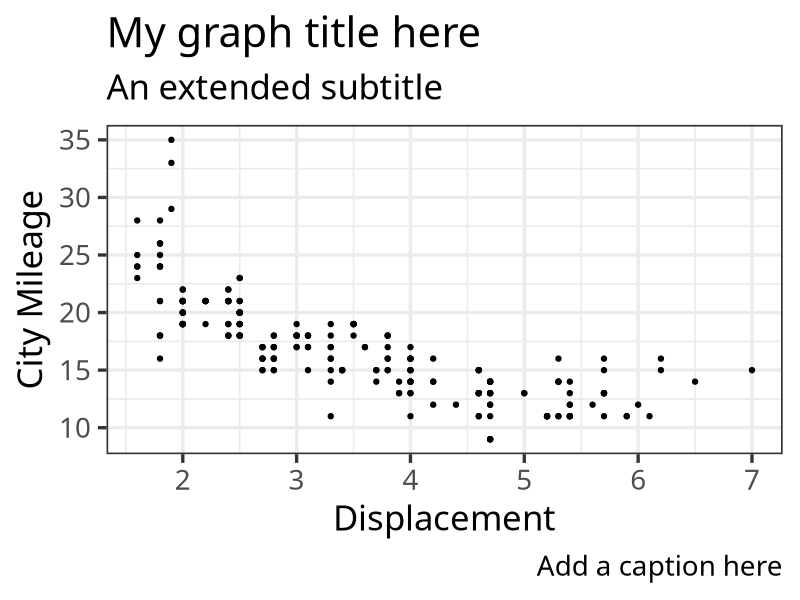
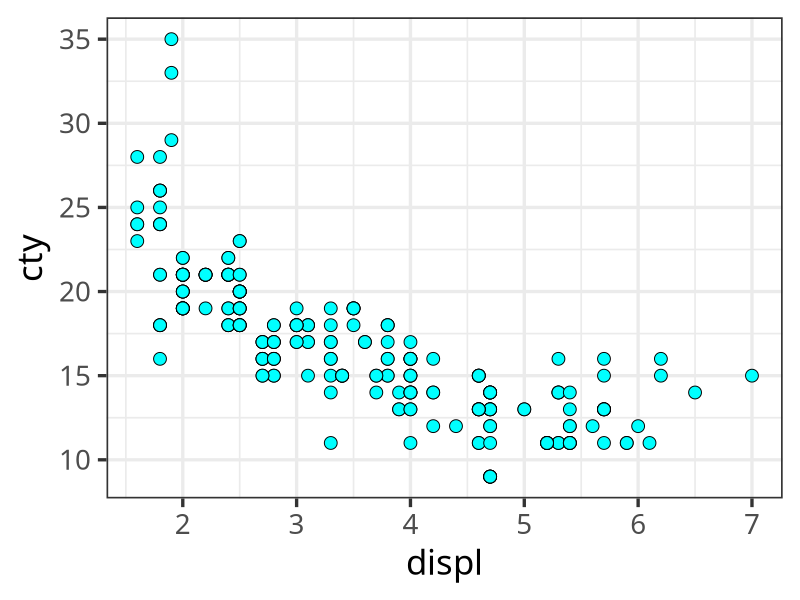
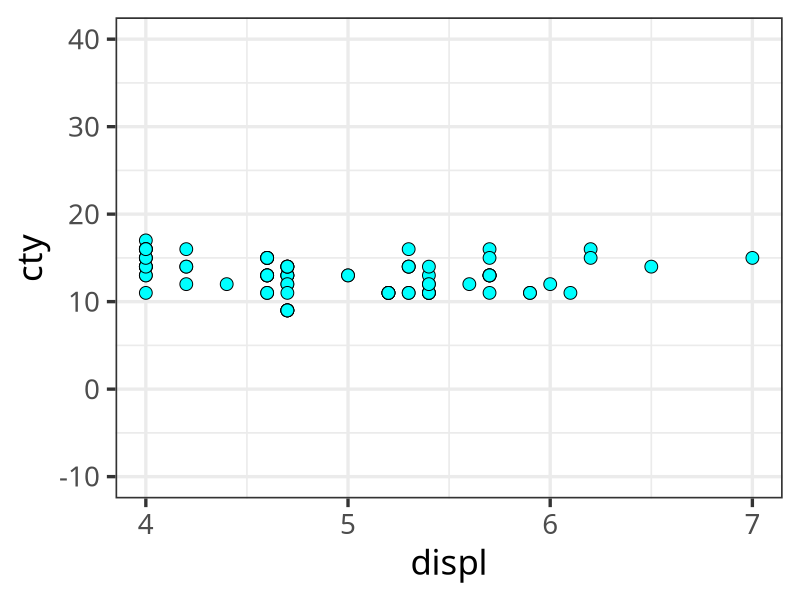
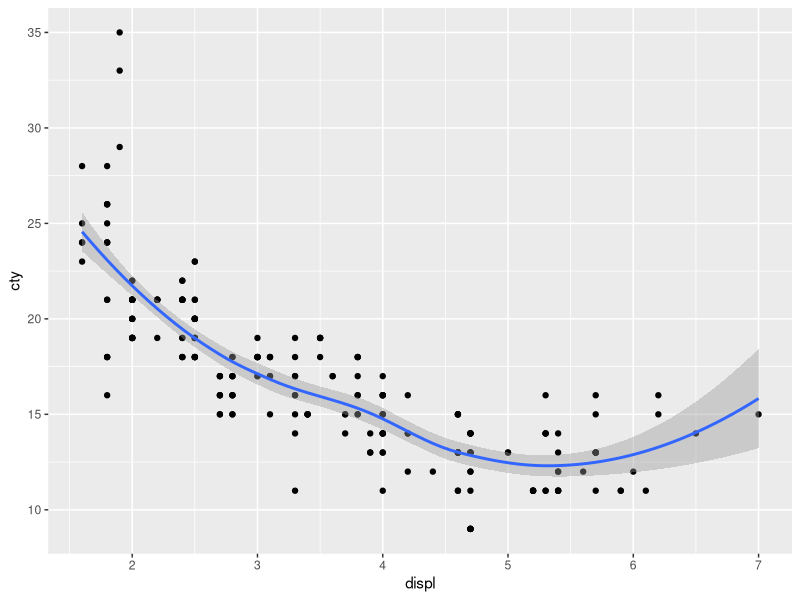
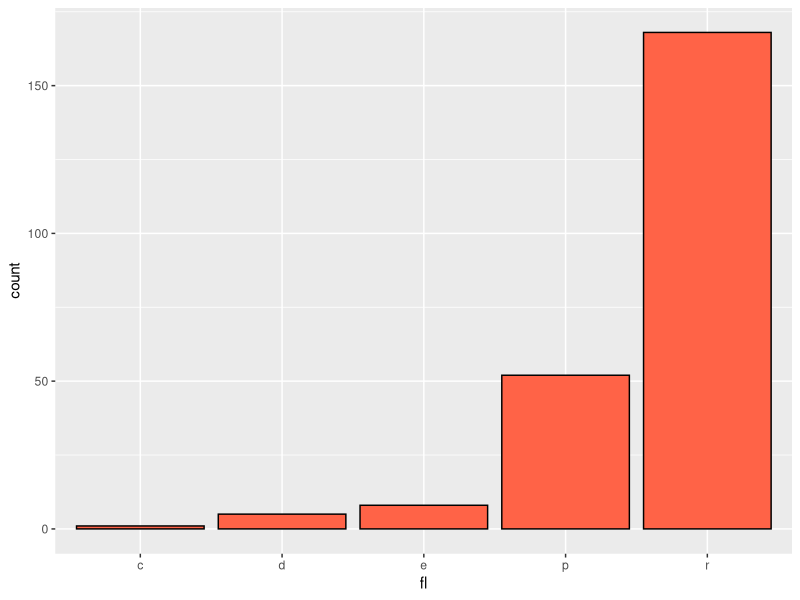
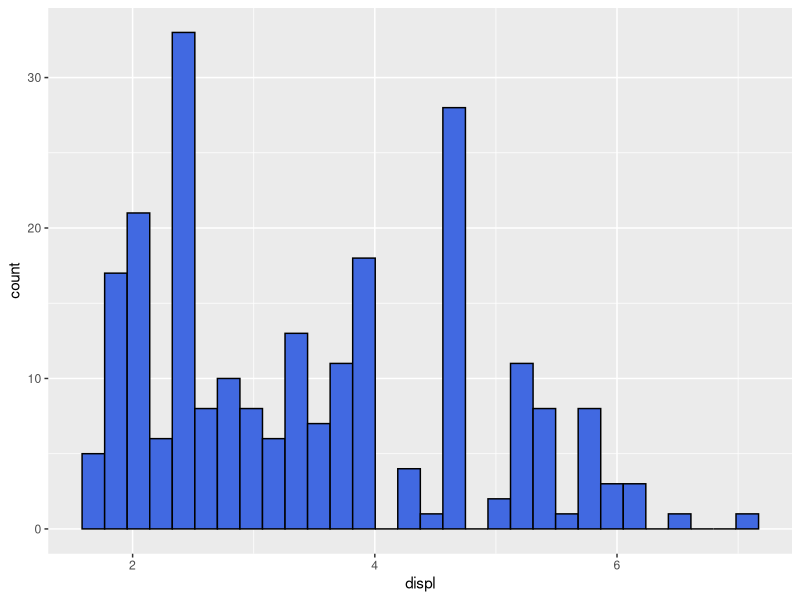
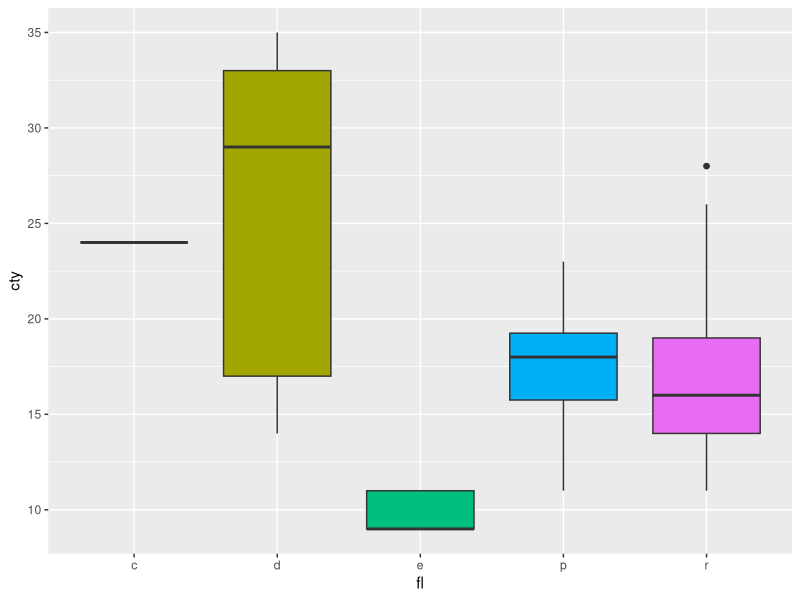
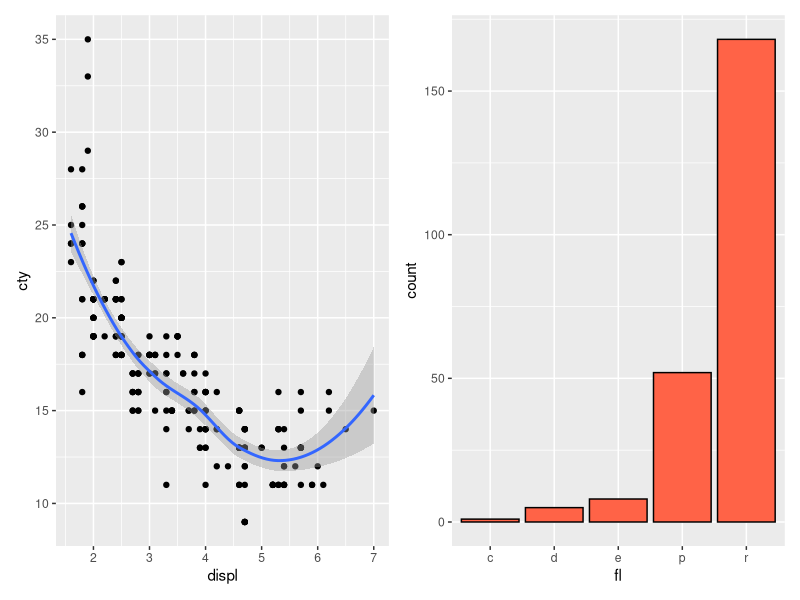

Here is the R script that generated these plots, in order:
# ggplot graphics
# SMS

# Apr 1 ----

## ggplot I ----

library(ggplot2)
library(ggthemes)
library(patchwork)

d <- mpg # use built in mpg data frame
str(d)
table(d$fl)

# use labs for different plot labels
p1 <- ggplot(data=d) +
  aes(x=displ,y=cty) +
  geom_point() +
  labs(title="My graph title here",
       subtitle="An extended subtitle",
       x="Displacement",
       y="City Mileage",
       caption="Add a caption here") +
  theme_bw(base_size=25,base_family="Monaco")
#    xlim(0,4) + ylim(0,20)
print(p1)

# use attributes for point size shape, color
p1 <- ggplot(data=d) +
  aes(x=displ,y=cty) +
  geom_point(size=4,
             shape=21,
             color="black",fill="cyan") +
  theme_bw(base_size=25,base_family="Monaco")
print(p1)

# use x and/or y limits to clip data set
p1 <- ggplot(data=d) +
  aes(x=displ,y=cty) +
  geom_point(size=4,
             shape=21,
             color="black",fill="cyan") +
  xlim(4,7) +
  ylim(-10,40) +
  theme_bw(base_size=25,base_family="Monaco")
print(p1)

## ggplot II ----

library(ggplot2)
library(ggthemes)
library(patchwork)
d <- mpg # use built in mpg data frame

g1 <- ggplot(data=d) +
  aes(x=displ,y=cty) +
  geom_point() +
  geom_smooth()
print(g1)

# histo
g2 <- ggplot(data=d) +
  aes(x=fl) +
  geom_bar(fill="tomato",color="black")+
  theme(legend.position="none")
print(g2)

g3 <- ggplot(data=d) +
  aes(x=displ) +
  geom_histogram(fill="royalblue",
                 color="black")
print(g3)

# box
g4 <- ggplot(data=d) +
  aes(x=fl,y=cty,fill=fl) +
  geom_boxplot() +
  theme(legend.position="none")

print(g4)

# now patchwork
# place two plots horizontally
g1 + g2

# place 3 plots vertically
g1 + g2 + g3 + plot_layout(ncol=1)

# change relative area of each plot
g1 + g2 + plot_layout(ncol=1,heights=c(2,1))

g1 + g2 + plot_layout(ncol=2,widths=c(1,2))

# add a spacer plot
g1 + plot_spacer() + g2

# use nested layouts
g1 + {
  g2 + {
    g3 +
      g4 +
      plot_layout(ncol=1)
  }
} +
  plot_layout(ncol=1)


# - operator for subtrack placement
g1 + g2 - g3 + plot_layout(ncol=1)

# / and | for intuitive layouts
(g1 | g2 | g3)/g4

(g1 | g2)/(g3 | g4)


# Add title, etc. to a patchwork
g1 + g2 + plot_annotation('This is a title',
                          caption = 'made with patchwork')

# Change styling of patchwork elements
g1 + g2 +
  plot_annotation(
    title = 'This is a title',
    caption = 'made with patchwork',
    theme = theme(plot.title = element_text(size = 16))
  )

#### Add tags to plots ----
g1 / (g2 | g3) +
  plot_annotation(tag_levels = 'A')

#### Swapping axis orientation for multipanel plot
g3a <- g3 + scale_x_reverse() # reverse x ax scale
g3b <- g3 + scale_y_reverse() # reverse y ax scale
g3c <- g3 + scale_x_reverse() + scale_y_reverse() # reverse x & y ax scale

(g3 | g3a)/(g3b | g3c) # intuitive- og g3 and edited on top and then others on bottom

# same as before but now we are flipping the coordinates
(g3 + coord_flip() | g3a + coord_flip())/(g3b + coord_flip() | g3c + coord_flip())

#### Save your shit here is example ----
ggsave(filename="MyPlot.pdf"
       ,plot=g3,
       device="pdf",
       width=20,
       height=20,
       units="cm",
       dpi=300)

### Basic mapping of aesthetic variables ----

# DISCRETE

# mapping of a discrete variable to point color
m1 <- ggplot(data=mpg) +
  aes(x=displ,y=cty,color=class) +
  geom_point(size=3)
print(m1)

# mapping of a discrete variable to point shape (<= 6)
m1 <- ggplot(data=mpg) +
  aes(x=displ,y=cty,shape=class) +
  geom_point(size=3)
print(m1)

# mapping of a discrete variable to point size (not advised)
m1 <- ggplot(data=mpg) +
  aes(x=displ,y=cty,size=class) +
  geom_point()
print(m1)

## CONTINUOUS

# mapping a continuous variable to point size (bubble plot)
m1 <- ggplot(data=mpg) +
  aes(x=displ,y=cty,size=hwy) +
  geom_point()
print(m1)

# mapping a continuous variable to point color
m1 <- ggplot(data=mpg) +
  aes(x=displ,y=cty,color=hwy) +
  geom_point(size=5)
print(m1)

# MULTIPLE

# mapping two variables to different aesthetics
m1 <- ggplot(data=mpg) + aes(x=displ,y=cty,shape=class,color=hwy) +
  geom_point(size=5)
print(m1)

# use shape for smaller number of categories
m1 <- ggplot(data=mpg) + aes(x=displ,y=cty,shape=drv,color=fl) +
  geom_point(size=5)

# use all 3 (size, shape, color) to indicate 5 attributes!
m1 <- ggplot(data=mpg) +
  aes(x=displ,
      y=cty,shape=drv,
      color=fl,
      size=hwy) +
  geom_point()
print(m1)


# mapping a variable to the same aesthetic in two different geoms
m1 <- ggplot(data=mpg) +
  aes(x=displ,y=cty,color=drv) +
  geom_point(size=2) +
  geom_smooth(method="lm")
print(m1)
# geom_point will inherit the color rules in the line above

### Faceting variables for more effective groupings ----
m1 <- ggplot(data=mpg) +
  aes(x=displ,y=cty) +
  geom_point()

m1 +  facet_grid(class~fl)










